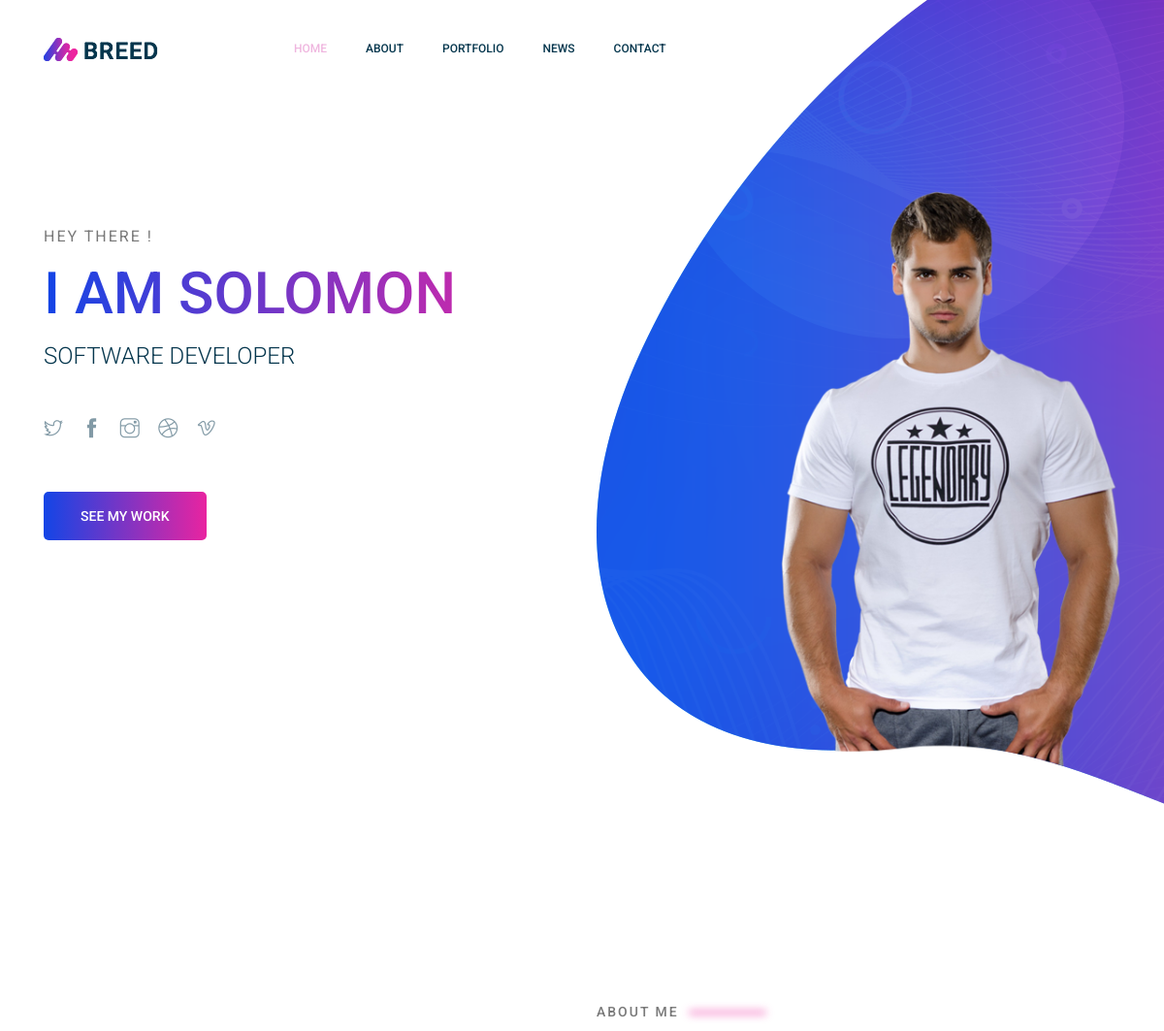
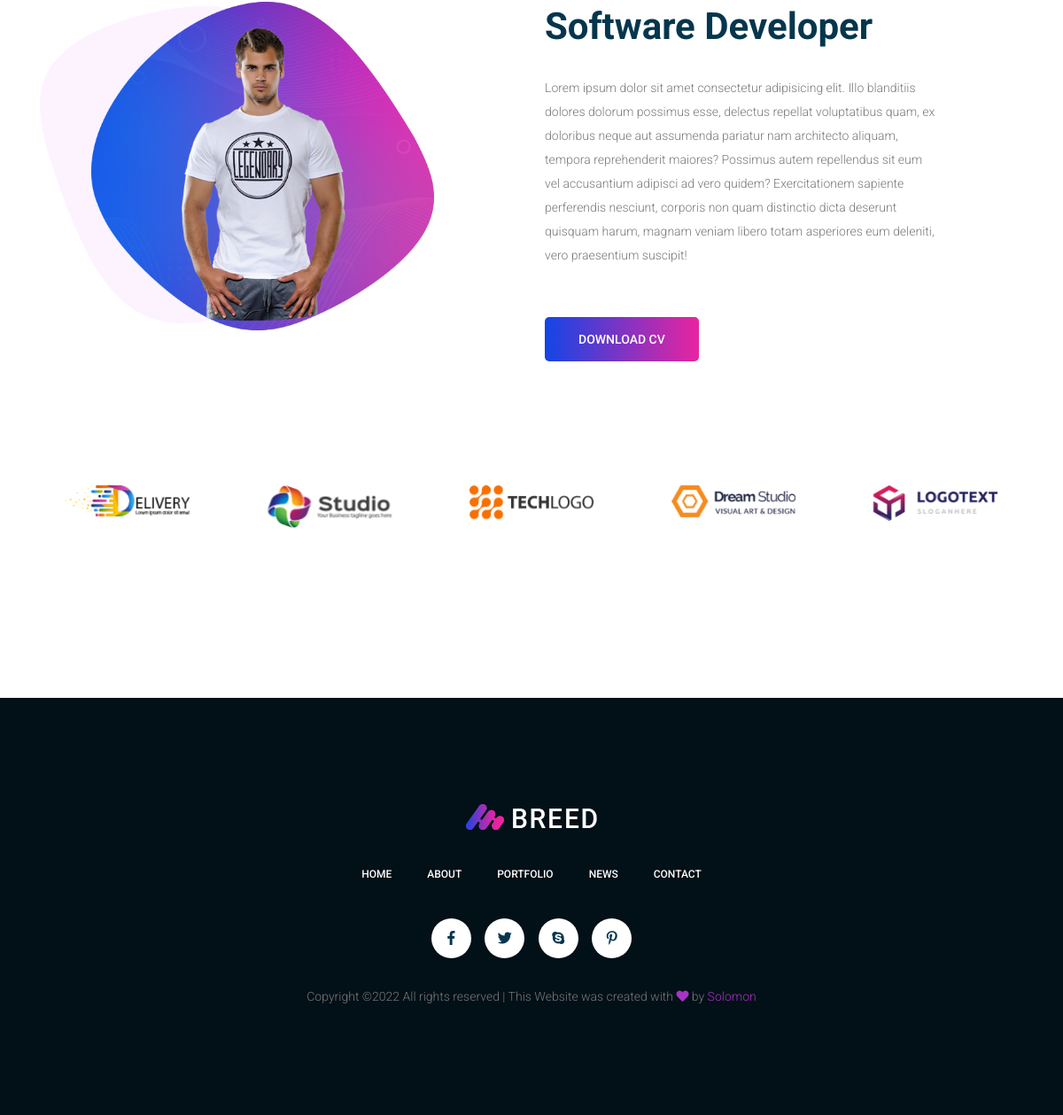
The page / on the database its author committed (2 pictures, top to bottom).
### tables this page shows
CREATE TABLE `profile` (
  `id` int(6) UNSIGNED NOT NULL,
  `fname` varchar(70) NOT NULL,
  `lname` varchar(70) NOT NULL,
  `username` varchar(70) NOT NULL,
  `password` varchar(70) NOT NULL,
  `email` varchar(100) NOT NULL,
  `social_network` text DEFAULT NULL,
  `phone` varchar(50) NOT NULL,
  `state` varchar(50) NOT NULL,
  `address` varchar(100) NOT NULL,
  `pix` varchar(100) NOT NULL,
  `skills` varchar(255) DEFAULT NULL,
  `tools` text DEFAULT NULL,
  `description` text NOT NULL,
  `acl` varchar(255) DEFAULT NULL,
  `deleted` tinyint(1) DEFAULT 0
);

### app/controllers/HomeController.php (called while the page is built, shortened)
<?php
class HomeController extends Controller
{
    public function __construct($controller, $action){
        $this->view->setLayout('default');
    }
    public function indexAction(){
        $about = $this->UsersModel->findprofileById((int)1);
        $this->view->about = $about;
        $this->view->render('home/index');
    }
}

### index.php (called while the page is built, shortened)
<?php
    $url = isset($_SERVER['PATH_INFO']) ? explode('/', ltrim($_SERVER['PATH_INFO'], '/')) : [];
    Router::route($url);

### core/DB.php (called while the page is built, shortened)
<?php
class DB
{
    private $_pdo, $_query, $_error = false, $_result, $_count = 0, $_lastInsertID = null;
    private function __construct(){
        try {
            $this->_pdo = new PDO('mysql:host='.DB_HOST.';dbname='.DB_NAME, DB_USER, DB_PASSWORD);
            $this->_pdo->setAttribute(PDO::ATTR_ERRMODE, PDO::ERRMODE_EXCEPTION);
            $this->_pdo->setAttribute(PDO::ATTR_EMULATE_PREPARES, false);
        } catch (PDOException $e) {
            die($e->getMessage());
        }
    }
    public function query($sql, $params = [],$class = false){
        if($this->_query = $this->_pdo->prepare($sql)) {
            $x = 1;
            if(count($params)) {
                foreach ($params as $param) {
                    $this->_query->bindValue($x, $param);
                    $x++;
                }
            }
            if($this->_query->execute()) {
                if($class) {
                    $this->_result = $this->_query->fetchAll(PDO::FETCH_CLASS, $class);
                }else{
                    $this->_result = $this->_query->fetchALL(PDO::FETCH_OBJ);
                }
            }else{
                $this->_error = true;
            }
        }
        return $this;
    }
    protected function _read($table, $params=[], $class){
        $conditionString = '';
        $bind = [];
        $order = '';
        $limit = '';
        if(isset($params['conditions'])) {
            if(is_array($params['conditions'])) {
                foreach ($params['conditions'] as $condition) {
                    $conditionString .= ' ' . $condition . ' AND';
                }
                $conditionString = trim($conditionString);
                $conditionString = rtrim($conditionString, ' AND');
            }else{
                $conditionString = $params['conditions'];
            }
            if($conditionString != '') {
                $conditionString = ' WHERE ' . $conditionString;
            }
        }
        if(array_key_exists('bind', $params)) {
            $bind = $params['bind'];
        }
        $sql = "SELECT * FROM {$table}{$conditionString}{$order}{$limit}";
        if($this->query($sql, $bind, $class)){
            if(empty($this->_result)) return false;
            return true;
        }
        return false;
    }
    public function findFirst($table, $params=[], $class=false){
        if($this->_read($table, $params, $class)) {
            return $this->firstOfResult();
        }
        return false;
    }
    public function firstOfResult(){
        return !empty($this->_result[0])? $this->_result[0] : [];
    }
}

### core/Model.php (called while the page is built, shortened)
<?php
class Model
{
    protected $_db, $_table, $_modelName, $_softDelete = false, $_validates=true, $_validationErrors=[];
    public function __construct($table) {
        $this->_db = DB::getInstance();
        $this->_table = $table;
    }
    protected function _softDeleteParams($params) {
        return $params;
    }
    public function findFirst($params = []) {
        $params = $this->_softDeleteParams($params);
        $resultQuery = $this->_db->findFirst($this->_table, $params, get_class($this));
        return $resultQuery;
    }
}

### app/models/Users.php (called while the page is built, shortened)
<?php
class Users extends Model
{
    public function findprofileById($profile_id, $params=[]) {
        $conditions = [
            'conditions' =>'id = ?',
            'bind' => [$profile_id]
        ];
        $conditions = array_merge($conditions, $params);
        return $this->findFirst($conditions);
    }
}

### app/views/home/index.php (the view, shortened to what this page needs)
<link rel="stylesheet" href="<?=PROOT?>css/style.css">
	<section class="home_banner_area">
		<div class="banner_inner">
			<div class="container">
				<div class="row align-items-center justify-content-between">
					<div class="col-lg-6">
						<div class="banner_content">
							<h3>Hey There !</h3>
							<h1 class="text-uppercase olomon">I am <?=$this->about->username;?></h1>
							<h5 class="text-uppercase"><?=$this->about->skills;?></h5>
							<div class="social_icons my-5">
								<a href="#"><i class="ti-twitter"></i></a>
								<a href="#"><i class="ti-facebook"></i></a>
								<a href="#"><i class="ti-instagram"></i></a>
								<a href="#"><i class="ti-dribbble"></i></a>
								<a href="#"><i class="ti-vimeo"></i></a>
							</div>
							<a class="primary_btn" href="#"><span>See My Work</span></a>
						</div>
					</div>
					<div class="col-lg-4">
						<div class="home_right_img">
							<img class="img-fluid" src="<?=PROOT?>img/banner/home-right.png" alt="">
						</div>
					</div>
				</div>
			</div>
		</div>
	</section>
	<section class="about_area section_gap">
		<div class="container">
			<div class="row justify-content-start align-items-center">
				<div class="col-lg-5">
					<div class="about_img">
						<img class="" src="<?=PROOT?>img/about-us.png" alt="">
					</div>
				</div>
				<div class="offset-lg-1 col-lg-5">
					<div class="main_title text-left">
						<p class="top_text">About me <span></span></p>
						<h2><?=$this->about->skills;?></h2>
						<p><?=$this->about->description;?></p>
						<a class="primary_btn" href="#"><span>Download CV</span></a>
					</div>
				</div>
			</div>
		</div>
	</section>
	<section class="brands-area section_gap_bottom">
		<div class="container">
			<div class="row justify-content-center">
				<div class="col-lg-12">
					<div class="owl-carousel brand-carousel">
						<div class="single-brand-item d-table">
							<div class="d-table-cell">
								<img src="<?=PROOT?>img/brands/logo1.png" alt="">
							</div>
						</div>
						<div class="single-brand-item d-table">
							<div class="d-table-cell">
								<img src="<?=PROOT?>img/brands/logo2.png" alt="">
							</div>
						</div>
						<div class="single-brand-item d-table">
							<div class="d-table-cell">
								<img src="<?=PROOT?>img/brands/logo3.png" alt="">
							</div>
						</div>
						<div class="single-brand-item d-table">
							<div class="d-table-cell">
								<img src="<?=PROOT?>img/brands/logo4.png" alt="">
							</div>
						</div>
						<div class="single-brand-item d-table">
							<div class="d-table-cell">
								<img src="<?=PROOT?>img/brands/logo5.png" alt="">
							</div>
						</div>
					</div>
				</div>
			</div>
		</div>
	</section>

### css/style.css (style rules this page uses)
body { font-size:14px;line-height:27px;font-weight:300;font-family:"Roboto",sans-serif;color:#797979 }
h1,h2,h3,h4,h5,h6 { font-family:"Roboto",sans-serif;font-weight:700;color:#05364d }
a { text-decoration:none;transition:all 0.3s ease-in-out }
.section_gap { padding:140px 0 }
.section_gap_bottom { padding-bottom:140px }
.main_title { margin-bottom:80px }
.main_title p.top_text { text-transform:uppercase;letter-spacing:2px;font-weight:500;position:relative;margin-bottom:10px }
.main_title p.top_text span { position:relative;top:-2px;display:inline-block;margin-left:5px;width:80px;height:4px;background:rgba(237,35,159,0.6);filter:blur(4px);-o-filter:blur(4px);-ms-filter:blur(4px);-moz-filter:blur(4px);-webkit-filter:blur(4px);border-radius:5px }
.main_title h2 { font-size:42px;font-weight:700;margin-bottom:0px;line-height:52px;text-transform:capitalize }
.primary_btn { display:inline-block;background:linear-gradient(to right, #1345e6 0%, #ed239f 51%, #1345e6 100%);color:#fff;letter-spacing:0px;font-family:"Roboto",sans-serif;font-weight:500;font-size:14px;line-height:50px;padding:0 38px;outline:none !important;text-align:center;cursor:pointer;text-transform:uppercase;border-radius:5px;background-size:200% auto }
.home_banner_area { background:url(../img/banner/home-banner.png) no-repeat top center;background-position:center;background-size:cover;min-height:890px }
.home_banner_area .banner_inner { width:100%;min-height:890px }
.home_banner_area .banner_inner .home_right_img { padding-top:197px }
.home_banner_area .banner_content { text-align:left }
.home_banner_area .banner_content h3 { font-size:16px;font-weight:400;text-transform:uppercase;margin-bottom:20px;letter-spacing:2px;color:#797979 }
.home_banner_area .banner_content h1 { margin-top:20px;font-size:60px;font-weight:500;line-height:60px;margin-bottom:20px }
.home_banner_area .banner_content h5 { font-size:24px;font-weight:300;margin-bottom:0px }
.home_banner_area .banner_content .social_icons a { color:rgba(5,54,77,0.5);font-size:20px;display:inline-block;margin-right:16px;cursor:pointer;-webkit-transition:all 0.4s ease 0s;-moz-transition:all 0.4s ease 0s;-o-transition:all 0.4s ease 0s;transition:all 0.4s ease 0s }
.home_banner_area .banner_content .primary_btn { margin-right:20px }
h1 { font-size:36px }
h2 { font-size:30px }
h3 { font-size:24px }
h5 { font-size:16px }
.about_area { position:relative }
.about_area .main_title { margin-bottom:0px }
.about_area h2 { margin-bottom:30px }
.about_area .primary_btn { margin-top:40px }
.about_area .about_img { position:relative;right:220px }
@media (max-width: 1480px) { .about_area .about_img { right:0 } }
@media (max-width: 1480px) { .about_area .about_img img { max-width:100%;height:auto } }
.single-brand-item { margin:0 auto }
.single-brand-item img { cursor:pointer;-webkit-transition:all 0.4s ease 0s;-moz-transition:all 0.4s ease 0s;-o-transition:all 0.4s ease 0s;transition:all 0.4s ease 0s }
@media only screen and (min-width: 992px) and (max-width: 1200px) { .brand-carousel .single-brand-item { height:100px;width:140px } }

### app/views/home/index.php (style rules this page uses)
.olomon { background: linear-gradient(90deg, #1345e6 0%, #ed239f 100%); background-clip: border-box; -webkit-background-clip: text; -webkit-text-fill-color: transparent; }

### rows shown on the page
profile: username "SOLOMON", skills "SOFTWARE DEVELOPER", skills "Software Developer", description "Lorem ipsum dolor sit amet consectetur adipisicing elit. Illo blanditiis dolores dolorum possimus esse, delectus repellat voluptatibus quam, ex doloribus neque aut assumenda pariatur nam architecto aliquam, tempora reprehenderit maiores? Possimus autem repellendus sit eum vel accusantium adipisci ad vero quidem? Exercitationem sapiente perferendis nesciunt, corporis non quam distinctio dicta deserunt quisquam harum, magnam veniam libero totam asperiores eum deleniti, vero praesentium suscipit!"

### other values the page prints
$key "HOME"
$key "ABOUT"
$key "PORTFOLIO"
$key "NEWS"
$key "CONTACT"
